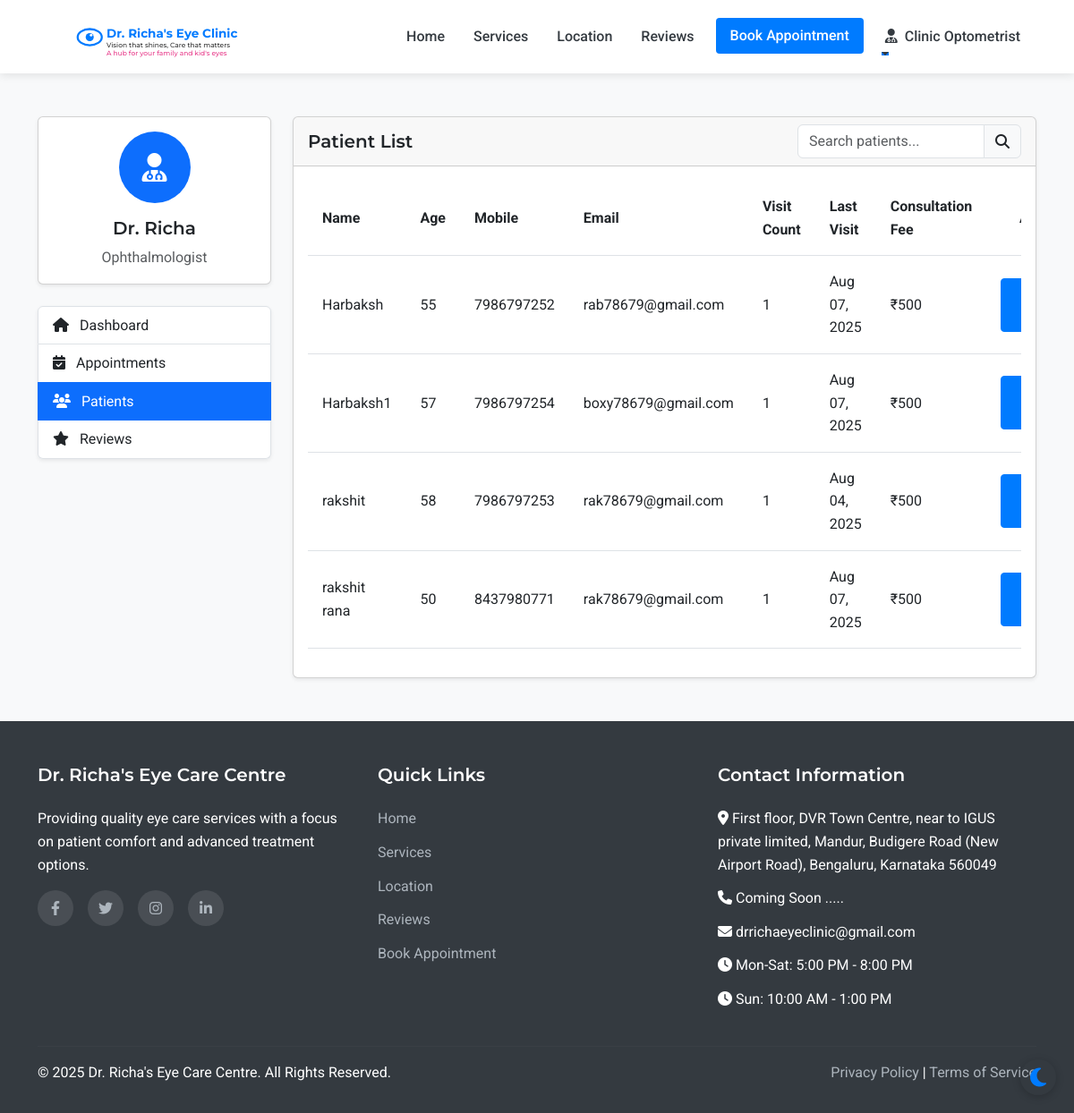
Page /admin/patients (signed in) on the committed database.
### models.py (models this page shows, shortened)
class Staff(UserMixin, db.Model):
    __abstract__ = True
    id = db.Column(db.Integer, primary_key=True)
    username = db.Column(db.String(64), unique=True, nullable=False)
    email = db.Column(db.String(120), unique=True, nullable=False)
    password_hash = db.Column(db.String(256), nullable=False)
    full_name = db.Column(db.String(100), nullable=False)
    mobile_number = db.Column(db.String(15), nullable=False)

class Assistant(Staff):
    __tablename__ = 'assistant'
    position = db.Column(db.String(100), nullable=True, default='Optometrist')
    full_name = db.Column(db.String(100), nullable=True, default='Optometrist')
    joining_date = db.Column(db.Date, nullable=True)
    salary_records = db.relationship('Salary', backref='assistant', lazy=True)

class Patient(UserMixin, db.Model):
    id = db.Column(db.Integer, primary_key=True)
    full_name = db.Column(db.String(100), nullable=False)
    mobile_number = db.Column(db.String(15), nullable=False)
    email = db.Column(db.String(100), nullable=True)
    age = db.Column(db.Integer, nullable=False)
    sex = db.Column(db.String(10), nullable=True)
    password_hash = db.Column(db.String(256), nullable=True)
    is_registered = db.Column(db.Boolean, default=False)
    created_at = db.Column(db.DateTime, nullable=False, default=datetime.utcnow)
    appointments = db.relationship('Appointment', backref='patient', lazy=True)
    doctor_prescriptions = db.relationship('DoctorPrescription', backref='patient', lazy=True)
    optometrist_prescriptions = db.relationship('OptometristPrescription', backref='patient', lazy=True)

class Appointment(db.Model):
    id = db.Column(db.Integer, primary_key=True)
    patient_id = db.Column(db.Integer, db.ForeignKey('patient.id'), nullable=False)
    appointment_date = db.Column(db.Date, nullable=False)
    appointment_time = db.Column(db.Time, nullable=False)
    primary_issue = db.Column(db.Text, nullable=True)
    referral_info = db.Column(db.String(255), nullable=True)
    status = db.Column(db.String(20), default='scheduled')  # scheduled, completed, cancelled
    created_at = db.Column(db.DateTime, default=datetime.utcnow)
    consultation_fee = db.Column(db.Float, nullable=False, default=500.0)
    payment_status = db.Column(db.String(20), default='pending')  # pending, paid

### routes.py (the view)
@app.route('/admin/patients')
@login_required
def admin_patients():
    if not (isinstance(current_user, Admin) or isinstance(current_user, Doctor) or isinstance(current_user, Assistant)):
        flash('Access denied. Staff privileges required.', 'danger')
        return redirect(url_for('index'))
    patients = Patient.query.order_by(Patient.full_name).all()
    return render_template('admin/patients.html', patients=patients)

### templates/admin/patients.html (shortened to what this page needs)
{% extends 'layout.html' %}
{% block content %}
<section class="py-5 bg-light">
    <div class="container">
        <div class="row">
            <div class="col-lg-3 mb-4">
                <div class="card shadow-sm mb-4">
                    <div class="card-body text-center">
                        <div class="avatar-circle bg-primary text-white mb-3">
                            <i class="fas fa-user-md fa-2x"></i>
                        </div>
                        <h5 class="card-title">Dr. Richa</h5>
                        <p class="card-text text-muted">Ophthalmologist</p>
                    </div>
                </div>
                <div class="list-group shadow-sm">
                    <a href="{{ url_for('admin_dashboard') }}" class="list-group-item list-group-item-action">
                        <i class="fas fa-home me-2"></i> Dashboard
                    </a>
                    <a href="{{ url_for('admin_appointments') }}" class="list-group-item list-group-item-action">
                        <i class="fas fa-calendar-check me-2"></i> Appointments
                    </a>
                    <a href="{{ url_for('admin_patients') }}" class="list-group-item list-group-item-action active">
                        <i class="fas fa-users me-2"></i> Patients
                    </a>
                    <a href="{{ url_for('admin_reviews') }}" class="list-group-item list-group-item-action">
                        <i class="fas fa-star me-2"></i> Reviews
                    </a>
                </div>
            </div>
            <div class="col-lg-9">
                <div class="card shadow-sm">
                    <div class="card-header d-flex justify-content-between align-items-center">
                        <h5 class="mb-0">Patient List</h5>
                        <div class="input-group" style="width: 250px;">
                            <input type="text" class="form-control" id="patientSearch" placeholder="Search patients...">
                            <span class="input-group-text"><i class="fas fa-search"></i></span>
                        </div>
                    </div>
                    <div class="card-body">
                        <div class="table-responsive">
                            <table class="table table-hover" id="patientsTable">
                                <thead>
                                    <tr>
                                        <th>Name</th>
                                        <th>Age</th>
                                        <th>Mobile</th>
                                        <th>Email</th>
                                        <th>Visit Count</th>
                                        <th>Last Visit</th>
                                        <th>Consultation Fee</th>
                                        <th class="text-center">Actions</th>
                                    </tr>
                                </thead>
                                <tbody>
                                    {% for patient in patients %}
                                        <tr>
                                            <td>{{ patient.full_name }}</td>
                                            <td>{{ patient.age }}</td>
                                            <td>{{ patient.mobile_number }}</td>
                                            <td>{{ patient.email }}</td>
                                            <td>{{ patient.appointments|length }}</td>
                                            <td>
                                                {% if patient.appointments %}
                                                    {% set last_appointment = patient.appointments|sort(attribute='appointment_date', reverse=True)|first %}
                                                    {{ last_appointment.appointment_date.strftime('%b %d, %Y') }}
                                                {% else %}
                                                    {{ patient.created_at.strftime('%b %d, %Y') }}
                                                {% endif %}
                                            </td>
                                            <td>₹500</td>
                                            <td>
                                                <a href="{{ url_for('admin_patient_view', patient_id=patient.id) }}" class="btn btn-sm btn-primary">
                                                </a>
                                            </td>
                                        </tr>
                                    {% endfor %}
                                </tbody>
                            </table>
                        </div>
                    </div>
                </div>
            </div>
        </div>
    </div>
</section>
{% endblock %}

### templates/layout.html (shortened to what this page needs)
<!DOCTYPE html>
<html lang="en">
<head>
    <link href="https://cdn.jsdelivr.net/npm/bootstrap@5.3.0-alpha1/dist/css/bootstrap.min.css" rel="stylesheet">
    <link rel="stylesheet" href="https://cdn.jsdelivr.net/npm/flatpickr/dist/flatpickr.min.css">
    <link rel="stylesheet" href="https://cdnjs.cloudflare.com/ajax/libs/font-awesome/6.1.1/css/all.min.css">
    <link rel="stylesheet" href="{{ url_for('static', filename='css/style.css') }}">
</head>
<body>
    <nav class="navbar navbar-expand-lg sticky-top">
        <div class="container">
            <a class="navbar-brand" href="{{ url_for('index') }}" id="clinic-logo">
                <div id="interactive-logo-container" style="height: 60px;"></div>
            </a>
            <div class="collapse navbar-collapse" id="navbarNav">
                <ul class="navbar-nav ms-auto">
                    <li class="nav-item">
                        <a class="nav-link {% if request.path == url_for('index') %}active{% endif %}" href="{{ url_for('index') }}">Home</a>
                    </li>
                    <li class="nav-item">
                        <a class="nav-link {% if request.path == url_for('services') %}active{% endif %}" href="{{ url_for('services') }}">Services</a>
                    </li>
                    <li class="nav-item">
                        <a class="nav-link {% if request.path == url_for('location') %}active{% endif %}" href="{{ url_for('location') }}">Location</a>
                    </li>
                    <li class="nav-item">
                        <a class="nav-link {% if request.path == url_for('reviews') %}active{% endif %}" href="{{ url_for('reviews') }}">Reviews</a>
                    </li>
                    <li class="nav-item">
                        <a class="nav-link btn btn-primary text-white px-3 ms-lg-2" href="{{ url_for('appointment') }}">Book Appointment</a>
                    </li>
                    {% if current_user.is_authenticated %}
                        {% if current_user.__class__.__name__ == 'Patient' %}
                            <li class="nav-item dropdown">
                                <a class="nav-link dropdown-toggle" href="#" id="navbarDropdown" role="button" data-bs-toggle="dropdown" aria-expanded="false">
                                    <i class="fas fa-user me-1"></i> {{ current_user.full_name }}
                                </a>
                                <ul class="dropdown-menu dropdown-menu-end" aria-labelledby="navbarDropdown">
                                    <li><a class="dropdown-item" href="{{ url_for('patient_dashboard') }}">Dashboard</a></li>
                                    <li><a class="dropdown-item" href="{{ url_for('patient_appointments') }}">My Appointments</a></li>
                                    <li><a class="dropdown-item" href="{{ url_for('patient_medical_records') }}">Medical Records</a></li>
                                    <li><hr class="dropdown-divider"></li>
                                    <li><a class="dropdown-item" href="{{ url_for('patient_logout') }}">Logout</a></li>
                                </ul>
                            </li>
                        {% else %}
                            <li class="nav-item dropdown">
                                <a class="nav-link dropdown-toggle" href="#" id="navbarDropdown" role="button" data-bs-toggle="dropdown" aria-expanded="false">
                                    <i class="fas fa-user-md me-1"></i> {{ current_user.full_name }}
                                </a>
                            </li>
                        {% endif %}
                    {% endif %}
                </ul>
            </div>
        </div>
    </nav>
    <main>
        {% block content %}{% endblock %}
    </main>
    <footer>
        <div class="container">
            <div class="row">
                <div class="col-md-4 mb-4 mb-md-0">
                    <h5>Dr. Richa's Eye Care Centre</h5>
                    <p class="mb-3">Providing quality eye care services with a focus on patient comfort and advanced treatment options.</p>
                    <div class="social-icons">
                        <a href="#" aria-label="Facebook"><i class="fab fa-facebook-f"></i></a>
                        <a href="#" aria-label="Twitter"><i class="fab fa-twitter"></i></a>
                        <a href="#" aria-label="Instagram"><i class="fab fa-instagram"></i></a>
                        <a href="#" aria-label="LinkedIn"><i class="fab fa-linkedin-in"></i></a>
                    </div>
                </div>
                <div class="col-md-4 mb-4 mb-md-0">
                    <h5>Quick Links</h5>
                    <ul>
                        <li><a href="{{ url_for('index') }}">Home</a></li>
                        <li><a href="{{ url_for('services') }}">Services</a></li>
                        <li><a href="{{ url_for('location') }}">Location</a></li>
                        <li><a href="{{ url_for('reviews') }}">Reviews</a></li>
                        <li><a href="{{ url_for('appointment') }}">Book Appointment</a></li>
                    </ul>
                </div>
                <div class="col-md-4">
                    <h5>Contact Information</h5>
                    <ul>
                        <li><i class="fas fa-map-marker-alt"></i> First floor, DVR Town Centre, near to     IGUS private limited, Mandur, Budigere Road (New Airport Road), Bengaluru, Karnataka 560049</li>
                        <li><i class="fas fa-phone"></i> Coming Soon .....</li>
                        <li><i class="fas fa-envelope"></i> drrichaeyeclinic@gmail.com</li>
                        <li><i class="fas fa-clock"></i> Mon-Sat: 5:00 PM - 8:00 PM</li>
                        <li><i class="fas fa-clock"></i> Sun: 10:00 AM - 1:00 PM</li>
                    </ul>
                </div>
            </div>
            <hr class="mt-4 mb-3" style="border-color: rgba(255,255,255,0.1);">
            <div class="row">
                <div class="col-md-6">
                    <p class="mb-md-0">&copy; {{ now.year }} Dr. Richa's Eye Care Centre. All Rights Reserved.</p>
                </div>
                <div class="col-md-6 text-md-end">
                    <p class="mb-0">
                        <a href="#">Privacy Policy</a> |
                        <a href="#">Terms of Service</a>
                    </p>
                </div>
            </div>
        </div>
    </footer>
</body>
</html>

### rows in the picture
Assistant: full_name "Clinic Optometrist"
Patient: full_name "Harbaksh", age "55", mobile_number "7986797252", email "rab78679@gmail.com", appointments|length "1"
Appointment: appointment_date "Aug 07, 2025"
Patient: full_name "Harbaksh1", age "57", mobile_number "7986797254", email "boxy78679@gmail.com", appointments|length "1"
Appointment: appointment_date "Aug 07, 2025"
Patient: full_name "rakshit", age "58", mobile_number "7986797253", email "rak78679@gmail.com", appointments|length "1"
Appointment: appointment_date "Aug 04, 2025"
Patient: full_name "rakshit rana", age "50", mobile_number "8437980771", email "rak78679@gmail.com", appointments|length "1"
Appointment: appointment_date "Aug 07, 2025"
